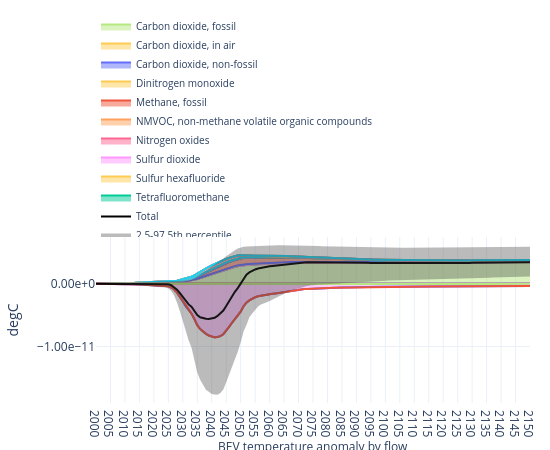

This figure's notebook cell:
### Code cell
plot_temp(
    trails_gwp,
    by="flow",
    title="BEV temperature anomaly by flow",
    method_label="degC",
    year_range=(2000, 2150),
    legend_top_n=10,
    flow_groupby_name=True,
)

### Figure 1 — Plotly figure (JSON) as saved in the notebook; plotly's stock layout.template omitted (floating-point values rounded to 4 significant figures; data arrays with more than 128 entries replaced by an {"elided": "..."} marker saying what was removed)
{"data": [{"hoverinfo": "skip", "legendgroup": "root::1,1,1,2-Tetrafluoroethane", "meta": "1,1,1,2-Tetrafluoroethane", "mode": "lines", "name": "1,1,1,2-Tetrafluoroethane", "showlegend": false, "stackgroup": "positive", "type": "scatter", "x": {"elided": "151 int values"}, "y": {"elided": "151 float values"}}, {"hoverinfo": "skip", "legendgroup": "root::1,1,2-Trichloro-1,2,2-trifluoroethane", "meta": "1,1,2-Trichloro-1,2,2-trifluoroethane", "mode": "lines", "name": "1,1,2-Trichloro-1,2,2-trifluoroethane", "showlegend": false, "stackgroup": "positive", "type": "scatter", "x": {"elided": "151 int values"}, "y": {"elided": "151 float values"}}, {"hoverinfo": "skip", "legendgroup": "root::1,1-Difluoroethane", "meta": "1,1-Difluoroethane", "mode": "lines", "name": "1,1-Difluoroethane", "showlegend": false, "stackgroup": "positive", "type": "scatter", "x": {"elided": "151 int values"}, "y": {"elided": "151 float values"}}, {"hoverinfo": "skip", "legendgroup": "root::Ammonia", "meta": "Ammonia", "mode": "lines", "name": "Ammonia", "showlegend": false, "stackgroup": "negative", "type": "scatter", "x": {"elided": "151 int values"}, "y": {"elided": "151 float values"}}, {"hoverinfo": "skip", "legendgroup": "root::Bromochlorodifluoromethane", "meta": "Bromochlorodifluoromethane", "mode": "lines", "name": "Bromochlorodifluoromethane", "showlegend": false, "stackgroup": "positive", "type": "scatter", "x": {"elided": "151 int values"}, "y": {"elided": "151 float values"}}, {"hoverinfo": "skip", "legendgroup": "root::Bromomethane", "meta": "Bromomethane", "mode": "lines", "name": "Bromomethane", "showlegend": false, "stackgroup": "positive", "type": "scatter", "x": {"elided": "151 int values"}, "y": {"elided": "151 float values"}}, {"hoverinfo": "skip", "legendgroup": "root::Bromotrifluoromethane", "meta": "Bromotrifluoromethane", "mode": "lines", "name": "Bromotrifluoromethane", "showlegend": false, "stackgroup": "positive", "type": "scatter", "x": {"elided": "151 int values"}, "y": {"elided": "151 float values"}}, {"hovertemplate": "<b>%{meta}</b><br>Year: %{x}<br>degC: %{y:.6g}<extra></extra>", "legendgroup": "root::Carbon dioxide, fossil", "meta": "Carbon dioxide, fossil", "mode": "lines", "name": "Carbon dioxide, fossil", "showlegend": true, "stackgroup": "positive", "type": "scatter", "x": {"elided": "151 int values"}, "y": {"elided": "151 float values"}}, {"hoverinfo": "skip", "legendgroup": "root::Carbon dioxide, from soil or biomass stock", "meta": "Carbon dioxide, from soil or biomass stock", "mode": "lines", "name": "Carbon dioxide, from soil or biomass stock", "showlegend": false, "stackgroup": "positive", "type": "scatter", "x": {"elided": "151 int values"}, "y": {"elided": "151 float values"}}, {"hovertemplate": "<b>%{meta}</b><br>Year: %{x}<br>degC: %{y:.6g}<extra></extra>", "legendgroup": "root::Carbon dioxide, in air", "meta": "Carbon dioxide, in air", "mode": "lines", "name": "Carbon dioxide, in air", "showlegend": true, "stackgroup": "negative", "type": "scatter", "x": {"elided": "151 int values"}, "y": {"elided": "151 float values"}}, {"hovertemplate": "<b>%{meta}</b><br>Year: %{x}<br>degC: %{y:.6g}<extra></extra>", "legendgroup": "root::Carbon dioxide, non-fossil", "meta": "Carbon dioxide, non-fossil", "mode": "lines", "name": "Carbon dioxide, non-fossil", "showlegend": true, "stackgroup": "positive", "type": "scatter", "x": {"elided": "151 int values"}, "y": {"elided": "151 float values"}}, {"hoverinfo": "skip", "legendgroup": "root::Carbon dioxide, non-fossil, resource correction", "meta": "Carbon dioxide, non-fossil, resource<br>correction", "mode": "lines", "name": "Carbon dioxide, non-fossil, resource correction", "showlegend": false, "stackgroup": "negative", "type": "scatter", "x": {"elided": "151 int values"}, "y": {"elided": "151 float values"}}, {"hoverinfo": "skip", "legendgroup": "root::Carbon monoxide, fossil", "meta": "Carbon monoxide, fossil", "mode": "lines", "name": "Carbon monoxide, fossil", "showlegend": false, "stackgroup": "positive", "type": "scatter", "x": {"elided": "151 int values"}, "y": {"elided": "151 float values"}}, {"hoverinfo": "skip", "legendgroup": "root::Carbon monoxide, from soil or biomass stock", "meta": "Carbon monoxide, from soil or biomass stock", "mode": "lines", "name": "Carbon monoxide, from soil or biomass stock", "showlegend": false, "stackgroup": "positive", "type": "scatter", "x": {"elided": "151 int values"}, "y": {"elided": "151 float values"}}, {"hoverinfo": "skip", "legendgroup": "root::Carbon monoxide, non-fossil", "meta": "Carbon monoxide, non-fossil", "mode": "lines", "name": "Carbon monoxide, non-fossil", "showlegend": false, "stackgroup": "positive", "type": "scatter", "x": {"elided": "151 int values"}, "y": {"elided": "151 float values"}}, {"hoverinfo": "skip", "legendgroup": "root::Chlorodifluoromethane", "meta": "Chlorodifluoromethane", "mode": "lines", "name": "Chlorodifluoromethane", "showlegend": false, "stackgroup": "positive", "type": "scatter", "x": {"elided": "151 int values"}, "y": {"elided": "151 float values"}}, {"hoverinfo": "skip", "legendgroup": "root::Dichlorodifluoromethane", "meta": "Dichlorodifluoromethane", "mode": "lines", "name": "Dichlorodifluoromethane", "showlegend": false, "stackgroup": "positive", "type": "scatter", "x": {"elided": "151 int values"}, "y": {"elided": "151 float values"}}, {"hoverinfo": "skip", "legendgroup": "root::Dichloromethane", "meta": "Dichloromethane", "mode": "lines", "name": "Dichloromethane", "showlegend": false, "stackgroup": "positive", "type": "scatter", "x": {"elided": "151 int values"}, "y": {"elided": "151 float values"}}, {"hoverinfo": "skip", "legendgroup": "root::Difluoromethane", "meta": "Difluoromethane", "mode": "lines", "name": "Difluoromethane", "showlegend": false, "stackgroup": "positive", "type": "scatter", "x": {"elided": "151 int values"}, "y": {"elided": "151 float values"}}, {"hovertemplate": "<b>%{meta}</b><br>Year: %{x}<br>degC: %{y:.6g}<extra></extra>", "legendgroup": "root::Dinitrogen monoxide", "meta": "Dinitrogen monoxide", "mode": "lines", "name": "Dinitrogen monoxide", "showlegend": true, "stackgroup": "positive", "type": "scatter", "x": {"elided": "151 int values"}, "y": {"elided": "151 float values"}}, {"hoverinfo": "skip", "legendgroup": "root::Hexafluoroethane", "meta": "Hexafluoroethane", "mode": "lines", "name": "Hexafluoroethane", "showlegend": false, "stackgroup": "positive", "type": "scatter", "x": {"elided": "151 int values"}, "y": {"elided": "151 float values"}}, {"hovertemplate": "<b>%{meta}</b><br>Year: %{x}<br>degC: %{y:.6g}<extra></extra>", "legendgroup": "root::Methane, fossil", "meta": "Methane, fossil", "mode": "lines", "name": "Methane, fossil", "showlegend": true, "stackgroup": "positive", "type": "scatter", "x": {"elided": "151 int values"}, "y": {"elided": "151 float values"}}, {"hoverinfo": "skip", "legendgroup": "root::Methane, from soil or biomass stock", "meta": "Methane, from soil or biomass stock", "mode": "lines", "name": "Methane, from soil or biomass stock", "showlegend": false, "stackgroup": "positive", "type": "scatter", "x": {"elided": "151 int values"}, "y": {"elided": "151 float values"}}, {"hoverinfo": "skip", "legendgroup": "root::Methane, non-fossil", "meta": "Methane, non-fossil", "mode": "lines", "name": "Methane, non-fossil", "showlegend": false, "stackgroup": "positive", "type": "scatter", "x": {"elided": "151 int values"}, "y": {"elided": "151 float values"}}, {"hovertemplate": "<b>%{meta}</b><br>Year: %{x}<br>degC: %{y:.6g}<extra></extra>", "legendgroup": "root::NMVOC, non-methane volatile organic compounds", "meta": "NMVOC, non-methane volatile organic compounds", "mode": "lines", "name": "NMVOC, non-methane volatile organic compounds", "showlegend": true, "stackgroup": "positive", "type": "scatter", "x": {"elided": "151 int values"}, "y": {"elided": "151 float values"}}, {"hoverinfo": "skip", "legendgroup": "root::Nitric oxide", "meta": "Nitric oxide", "mode": "lines", "name": "Nitric oxide", "showlegend": false, "stackgroup": "positive", "type": "scatter", "x": {"elided": "151 int values"}, "y": {"elided": "151 float values"}}, {"hovertemplate": "<b>%{meta}</b><br>Year: %{x}<br>degC: %{y:.6g}<extra></extra>", "legendgroup": "root::Nitrogen oxides", "meta": "Nitrogen oxides", "mode": "lines", "name": "Nitrogen oxides", "showlegend": true, "stackgroup": "positive", "type": "scatter", "x": {"elided": "151 int values"}, "y": {"elided": "151 float values"}}, {"hoverinfo": "skip", "legendgroup": "root::Sulfur", "meta": "Sulfur", "mode": "lines", "name": "Sulfur", "showlegend": false, "stackgroup": "negative", "type": "scatter", "x": {"elided": "151 int values"}, "y": {"elided": "151 float values"}}, {"hovertemplate": "<b>%{meta}</b><br>Year: %{x}<br>degC: %{y:.6g}<extra></extra>", "legendgroup": "root::Sulfur dioxide", "meta": "Sulfur dioxide", "mode": "lines", "name": "Sulfur dioxide", "showlegend": true, "stackgroup": "negative", "type": "scatter", "x": {"elided": "151 int values"}, "y": {"elided": "151 float values"}}, {"hovertemplate": "<b>%{meta}</b><br>Year: %{x}<br>degC: %{y:.6g}<extra></extra>", "legendgroup": "root::Sulfur hexafluoride", "meta": "Sulfur hexafluoride", "mode": "lines", "name": "Sulfur hexafluoride", "showlegend": true, "stackgroup": "positive", "type": "scatter", "x": {"elided": "151 int values"}, "y": {"elided": "151 float values"}}, {"hoverinfo": "skip", "legendgroup": "root::Sulfur oxides", "meta": "Sulfur oxides", "mode": "lines", "name": "Sulfur oxides", "showlegend": false, "stackgroup": "negative", "type": "scatter", "x": {"elided": "151 int values"}, "y": {"elided": "151 float values"}}, {"hoverinfo": "skip", "legendgroup": "root::Sulfur trioxide", "meta": "Sulfur trioxide", "mode": "lines", "name": "Sulfur trioxide", "showlegend": false, "stackgroup": "negative", "type": "scatter", "x": {"elided": "151 int values"}, "y": {"elided": "151 float values"}}, {"hovertemplate": "<b>%{meta}</b><br>Year: %{x}<br>degC: %{y:.6g}<extra></extra>", "legendgroup": "root::Tetrafluoromethane", "meta": "Tetrafluoromethane", "mode": "lines", "name": "Tetrafluoromethane", "showlegend": true, "stackgroup": "positive", "type": "scatter", "x": {"elided": "151 int values"}, "y": {"elided": "151 float values"}}, {"hoverinfo": "skip", "legendgroup": "root::Trichlorofluoromethane", "meta": "Trichlorofluoromethane", "mode": "lines", "name": "Trichlorofluoromethane", "showlegend": false, "stackgroup": "positive", "type": "scatter", "x": {"elided": "151 int values"}, "y": {"elided": "151 float values"}}, {"hoverinfo": "skip", "legendgroup": "root::Trifluoromethane", "meta": "Trifluoromethane", "mode": "lines", "name": "Trifluoromethane", "showlegend": false, "stackgroup": "positive", "type": "scatter", "x": {"elided": "151 int values"}, "y": {"elided": "151 float values"}}, {"hoverinfo": "skip", "legendgroup": "root::VOC, volatile organic compounds", "meta": "VOC, volatile organic compounds", "mode": "lines", "name": "VOC, volatile organic compounds", "showlegend": false, "stackgroup": "positive", "type": "scatter", "x": {"elided": "151 int values"}, "y": {"elided": "151 float values"}}, {"hovertemplate": "<b>Total</b><br>Year: %{x}<br>Total temperature change: %{y:.6g}<extra></extra>", "line": {"color": "black", "width": 2}, "mode": "lines", "name": "Total", "showlegend": true, "type": "scatter", "x": {"elided": "151 int values"}, "y": {"elided": "151 float values"}, "yaxis": "y"}, {"hoverinfo": "skip", "line": {"width": 0}, "mode": "lines", "showlegend": false, "type": "scatter", "x": {"elided": "151 int values"}, "y": {"elided": "151 float values"}, "yaxis": "y"}, {"fill": "tonexty", "fillcolor": "rgba(60,60,60,0.35)", "line": {"width": 0}, "mode": "lines", "name": "2.5-97.5th percentile", "type": "scatter", "x": {"elided": "151 int values"}, "y": {"elided": "151 float values"}, "yaxis": "y"}], "layout": {"annotations": [{"showarrow": false, "text": "BEV temperature anomaly by flow", "x": 0.5, "xanchor": "center", "xref": "paper", "y": -0.2, "yanchor": "top", "yref": "paper"}], "height": 450, "hoverlabel": {"align": "left", "font": {"size": 11}}, "hovermode": "x unified", "legend": {"entrywidth": 260, "entrywidthmode": "pixels", "font": {"size": 10}, "groupclick": "togglegroup", "orientation": "h", "tracegroupgap": 0, "x": 0, "xanchor": "left", "y": 1, "yanchor": "bottom"}, "margin": {"b": 40, "l": 60, "r": 20, "t": 155}, "title": {"text": "", "x": 0.5, "xanchor": "center"}, "width": 550, "xaxis": {"dtick": 5, "range": [2000, 2150], "showgrid": true, "tick0": 2000, "tickmode": "linear"}, "yaxis": {"showgrid": true, "tickformat": ".2e", "title": {"text": "degC"}, "type": "linear"}}}
